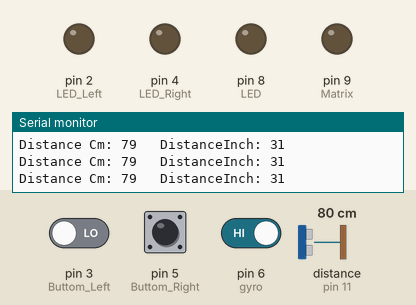
This sketch was run on a simulated Arduino Uno, built with avr-gcc and run on an emulated ATmega328P. Shown: output pins drawn as LEDs (lit = HIGH), the last lines printed to the serial monitor. Wiring (inferred from the names in the program): ultrasonic range finder: trigger pin 10; echo pin 11. Inputs (shaded band) come from the test bench; at power-on: distance to the obstacle (sensor on pin 11) 80 cm, pin 3 (Buttom_Left) LOW, pin 6 (gyro) HIGH, pin 5 (Buttom_Right) LOW. The echo pulse lasts 58.3 µs per cm; pins used as bus, display or sensor lines are not drawn.

Above: at 1.2 s.
1.3 s: distance to the obstacle (sensor on pin 11) set to 7 cm
4.3 s: distance to the obstacle (sensor on pin 11) set to 4 cm
At 5.5 s:
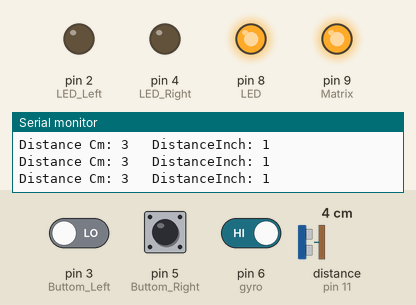
5.8 s: distance to the obstacle (sensor on pin 11) set to 9 cm
At 6.4 s:
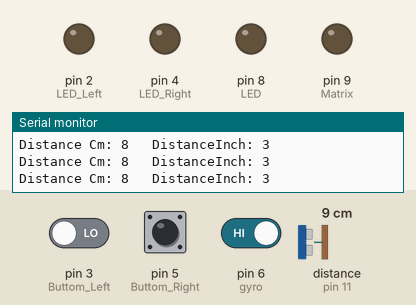
8.8 s: distance to the obstacle (sensor on pin 11) set to 2 cm
At 10.0 s:
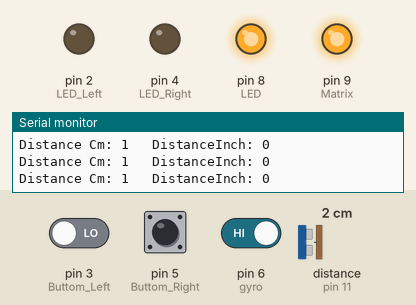
11.8 s: pin 3 (Buttom_Left) driven HIGH and pin 6 (gyro) driven LOW
At 12.01 s:
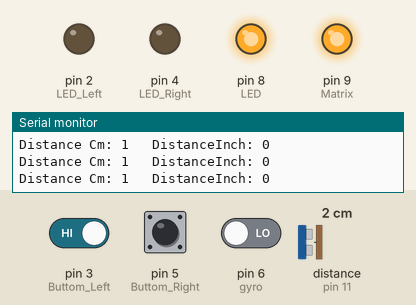
14.8 s: pin 6 (gyro) driven HIGH
Timing chart, 0 to 17.8 s (numbered marks = the images above; inputs shaded):
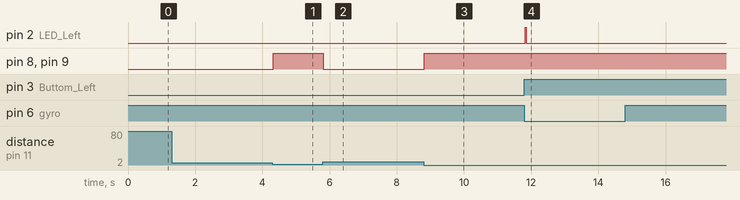

Measured:
- the behaviour switches between 6 and 5 cm on distance to the obstacle (sensor on pin 11) (found by bisection; images 0 and 1)
- after the input at 4.3 s, pin 8 (LED), pin 9 (Matrix): LOW → HIGH at once
- after the input at 5.8 s, pin 8 (LED), pin 9 (Matrix): HIGH → LOW at once
- after the input at 8.8 s, pin 8 (LED), pin 9 (Matrix): LOW → HIGH at once
- after the input at 11.8 s, pin 2 (LED_Left): LOW → HIGH at once, → LOW 0.04 s later

The sketch:

Brek_Signals_w_oGyro.ino
```cpp
// Signals set
int LED_Left = 2;
int LED_Right = 4;
int Buttom_Left = 3;
int Buttom_Right = 5;
int R_value = 0;
int L_value = 0;

int gyro = 6;
int  gyro_value= 0 ;

// Break set
int LED = 8;
int Matrix = 9;
int Trig = 10;
int Echo = 11;
long Time;
int DisCm;
int DisInch;
int BreakDis;


void setup() {
  // Signals
  pinMode(LED_Left, OUTPUT);
  pinMode(LED_Right, OUTPUT);
  pinMode(Buttom_Left, INPUT);
  pinMode(Buttom_Right, INPUT);

  pinMode(gyro, INPUT);

  // Break
  Serial.begin(9600);
  pinMode(LED, OUTPUT);
  pinMode(Matrix, OUTPUT);
  pinMode(Trig, OUTPUT);
  pinMode(Echo, INPUT);
}

void loop() {

  Signals();
  Break();

}

void Signals(){

  R_value = digitalRead(Buttom_Right);
  L_value = digitalRead(Buttom_Left);
  gyro_value = digitalRead(gyro);


  if(R_value != 0) {
    while(gyro_value == 0){
      gyro_value = digitalRead(gyro);

      digitalWrite(LED_Right,HIGH);

      Break();
      digitalWrite(LED_Right,LOW);
      delay(100);
    }
  }

  if(L_value != 0) {
    while(gyro_value == 0){
      gyro_value = digitalRead(gyro);

      digitalWrite(LED_Left,HIGH);
      Break();
      digitalWrite(LED_Left,LOW);
      delay(100);
    }
  }
}

void Break() {

digitalWrite(Trig, LOW);
delayMicroseconds(2);
digitalWrite(Trig, HIGH);
delayMicroseconds(10);
digitalWrite(Trig, LOW);

Time = pulseIn(Echo, HIGH);
  DisCm= (Time/2) / 29.1;
  DisInch = (Time/2) / 73.914;

BreakDis = DisInch;
if (BreakDis <= 1){
  digitalWrite(LED, HIGH);
  digitalWrite(Matrix, HIGH);
}
else{
  digitalWrite(LED, LOW);
  digitalWrite(Matrix, LOW);
}
  Serial.print("Distance Cm: ");
  Serial.print(DisCm);
  Serial.print("   DistanceInch: ");
  Serial.println(DisInch);
  }
```
